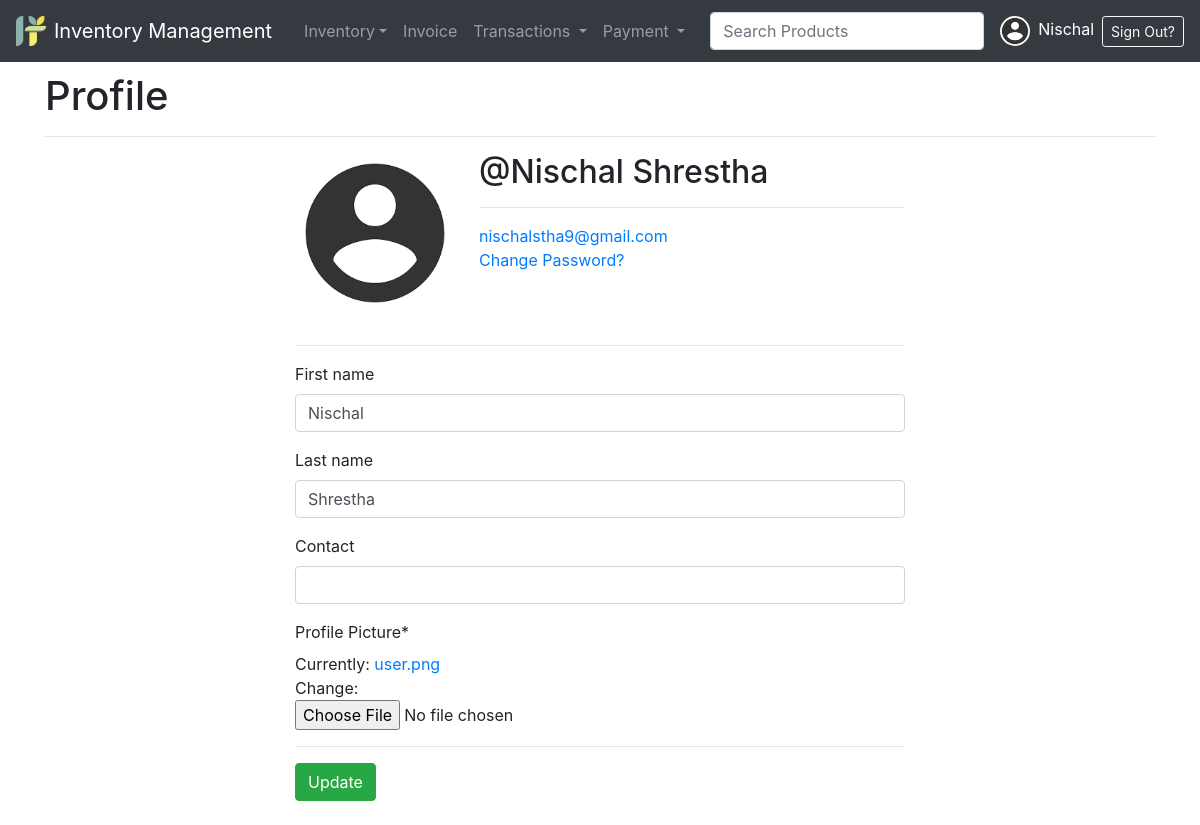
The page /profile/ (signed in) on the database as committed earlier.
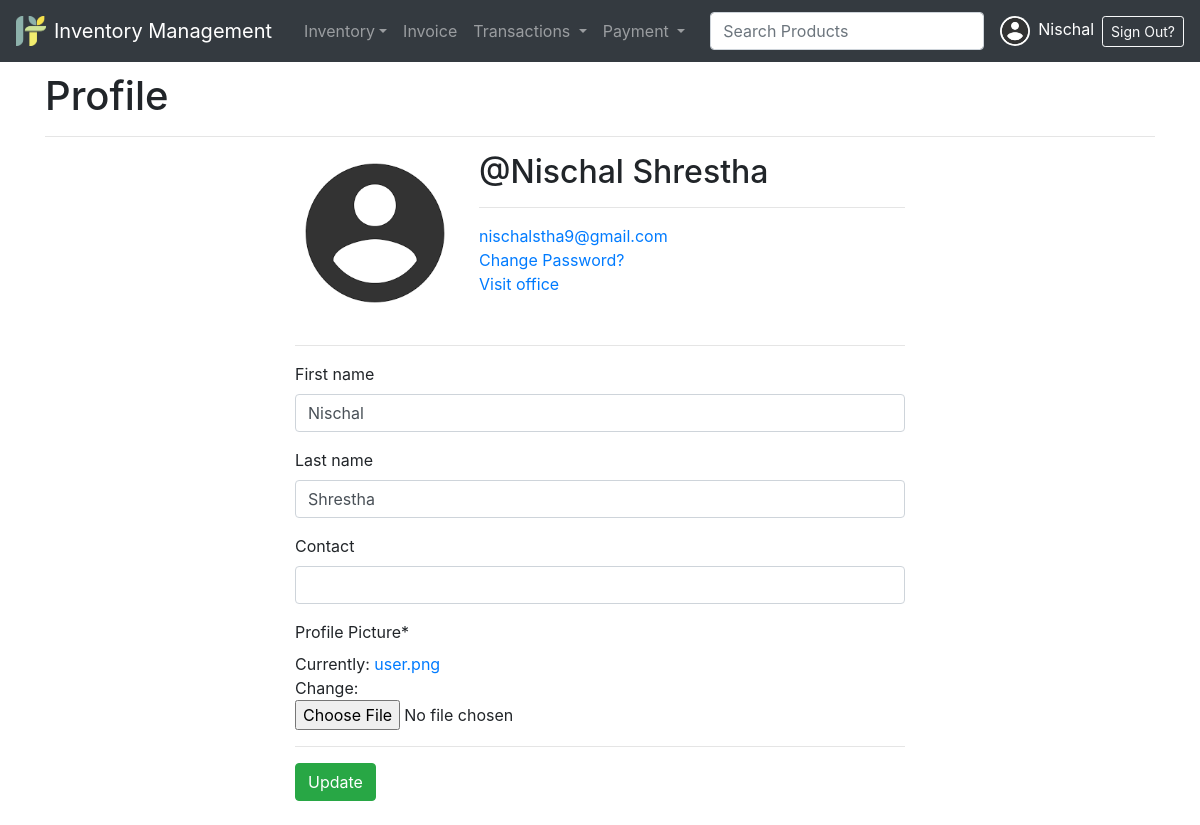
The same page on the database as committed later.
### Userprofile/views.py (the view)
# urls.py: path('', views.profile, name='profile')
@login_required
def profile(request):
    if request.method=="POST":
        u_form = UserDetailUpdateForm(request.POST, instance=request.user)
        p_form = ProfileUpdateForm(request.POST, request.FILES, instance=request.user.profile)
        if p_form.is_valid() and u_form.is_valid():
            u_form.save()
            p_form.save()
            messages.success(request, f'Account Updated Successfully!')
            return redirect ('profile')
    else:
        u_form = UserDetailUpdateForm(instance=request.user)
        p_form = ProfileUpdateForm(instance=request.user.profile)
    context={
        'u_form':u_form,
        'p_form':p_form,
        'title':f"{ request.user.first_name }'s Profile",
    }
    return render(request, 'Userprofile/profile.html', context)

### Userprofile/forms.py
class UserDetailUpdateForm(ModelForm):
    class Meta:
        model = User
        fields = [
            'first_name', 'last_name'
        ]

class ProfileUpdateForm(ModelForm):
    class Meta:
        model = Profile
        fields = [
            'contact','dp'
        ]
        labels  = {
        'dp':'Profile Picture',
        }

### Userprofile/templates/Userprofile/profile.html
{% extends 'partial/base.html' %}
{% load crispy_forms_tags %}
{% block content %}
<h1>Profile</h1>
<hr>
<div class="container" style="max-width: 40rem">
    <div class='content-section'>
        <div class="media">
            <a target="_blank" class="mr-4 mb-2" style="width: 10rem;" href='{{ user.profile.dp.url }}'>
                <img class="img-fluid img-profile rounded-circle mx-auto mb-2" src="{{ user.profile.dp.url }}">
            </a>
            <div class="media-body">
                <h2 class="account-heading">@{{ user.first_name }} {{ user.last_name }}</h2><hr>
                <a href="{% url 'account_email' %}" >{{ user.email }}</a><br>
                <a href="{% url 'account_change_password' %}" >Change Password?</a><br>
                {% if user.is_staff %}
                    <a href="{% url 'admin:index' %}" >Visit office</a>
                {% endif %}
            </div>
        </div>
    </div>
    <hr>
    <form method='POST' enctype='multipart/form-data'>
        {{ u_form|crispy }}
        {{ p_form|crispy }}
        {% csrf_token %}<hr>
        <input type='submit' value="Update"class='btn btn-success'>
    </form><br>
</div>
{% endblock content %}

Rows that differ between the two databases and show on the page:
changed User "Nischal": is_staff False → True (drawn)
Other text that changed with them:
text now shown: "Visit office"
